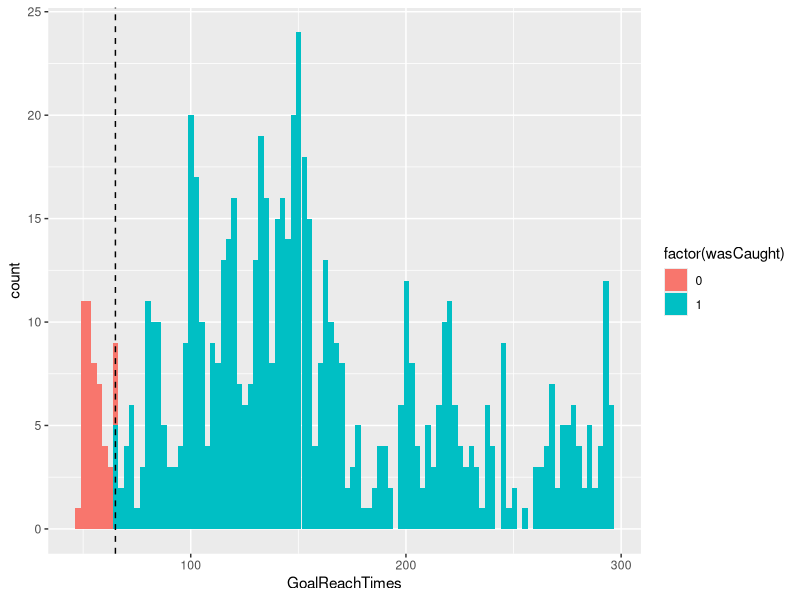
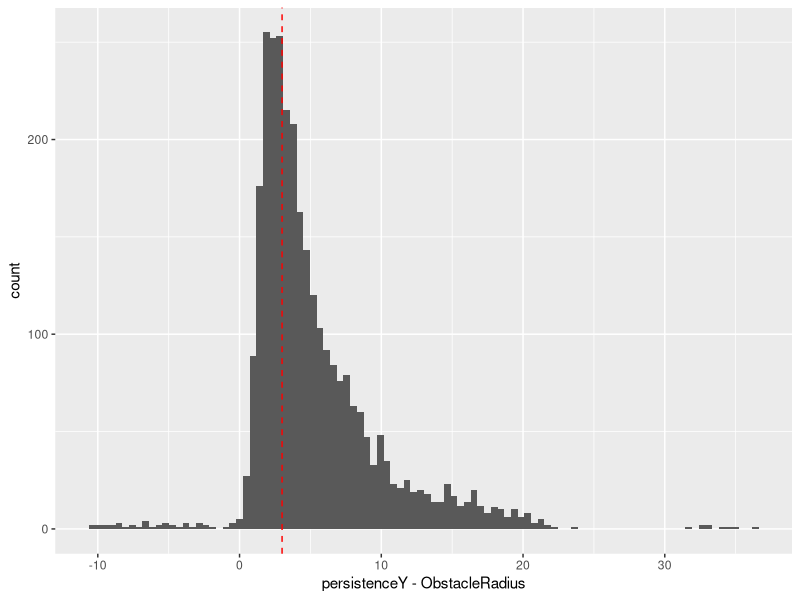
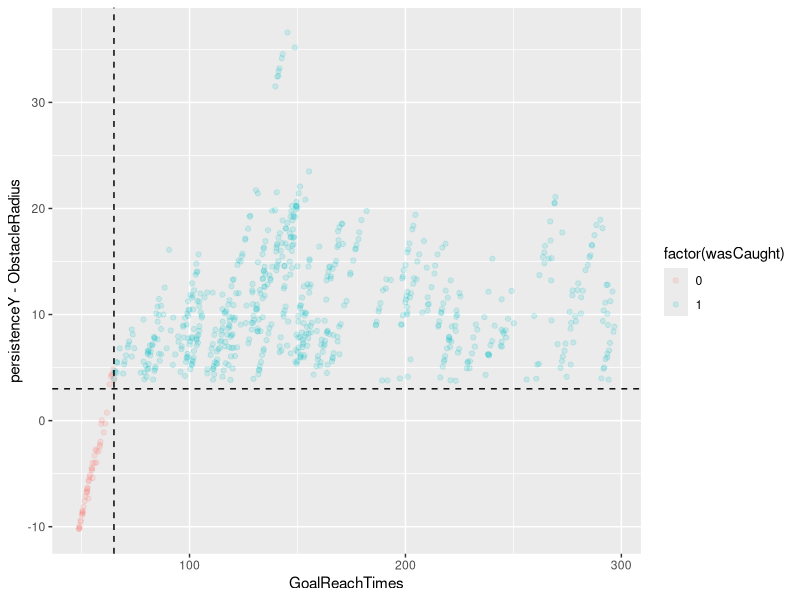
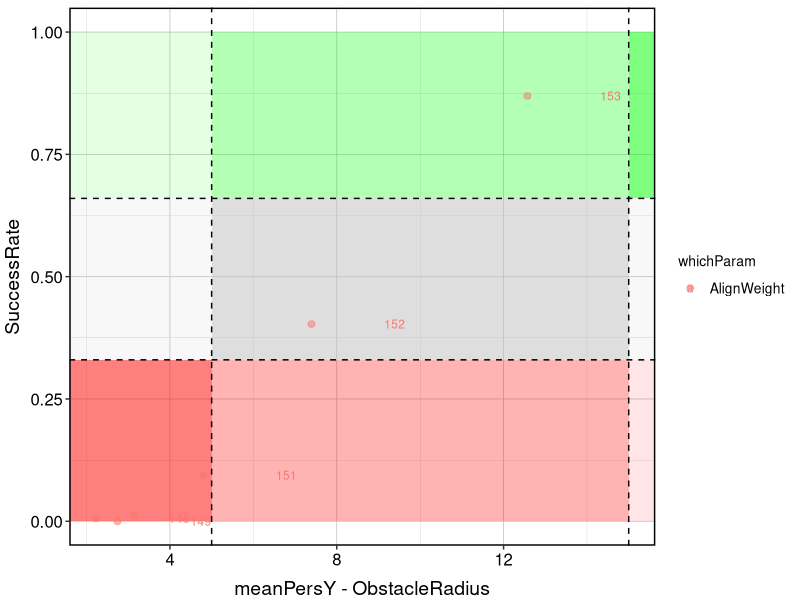
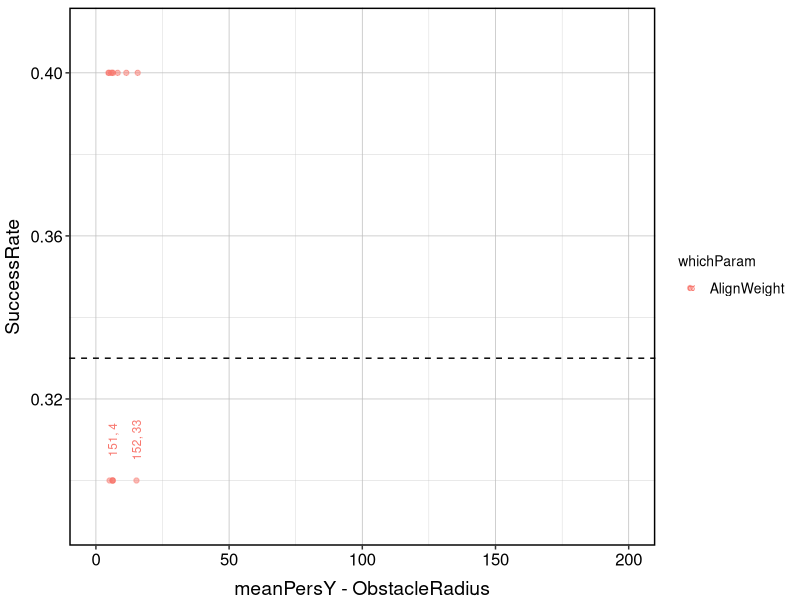
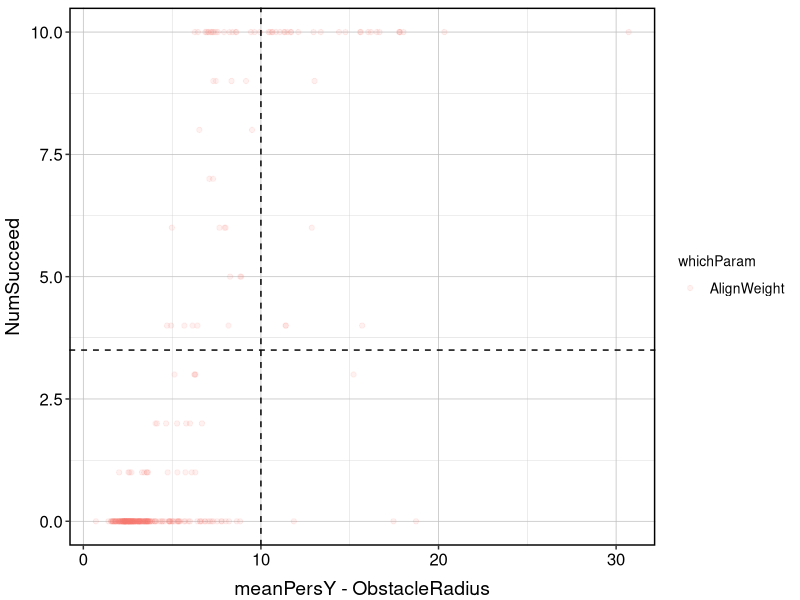
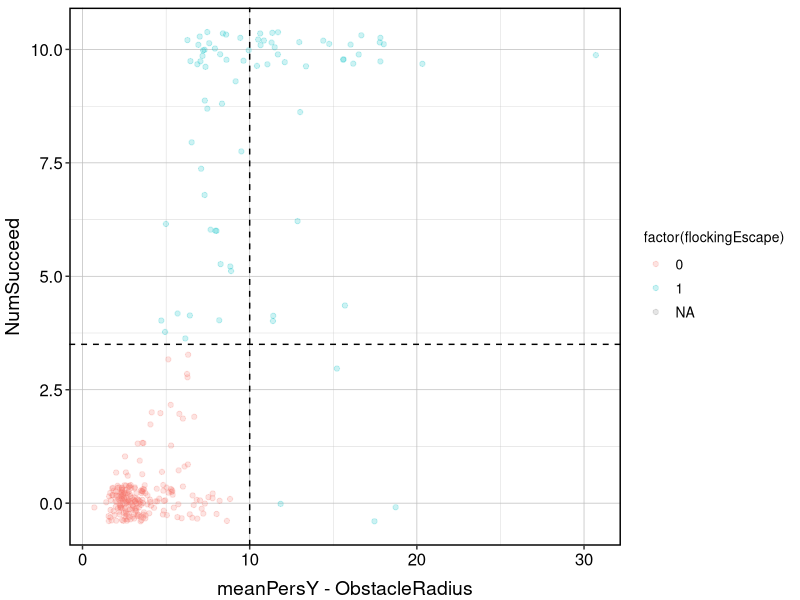

Source code (R) for these figures, in order:
# Exploring initial mini-sweep of parameters
# April 2020

setwd ("C:/Users/Varun/Documents/GitHub/Obstacle-avoiding-agents/results")
library (tidyverse)
library (gridExtra)

figTheme <- theme(panel.background=element_rect(fill="white"), 
                  panel.border=element_rect(colour="black", size=1, fill=NA),
                  axis.text=element_text(colour="black", size=12),
                  axis.title.x=element_text(size=14, vjust = -0.5),
                  axis.title.y=element_text(size=14, vjust = 1.5),
                  strip.text.x = element_text(size = 12),
                  legend.text=element_text(size=10), 
                  legend.title=element_text(size=10), 
                  panel.grid.major = element_line(colour = "grey", size = 0.25),
                  panel.grid.minor = element_line(colour = "grey", size = 0.1))


data <- read.csv ("summaryData20201020.csv")
paramMetaData <- read.csv ("paramMetaData20201020.csv")
goalTimesData <- read.csv ("goalTimesData20201020.csv")

data <- mutate (data, 
                RealSetNum = 
                  gsub("R", "", gsub("/", "", substring(FileName, 76, nchar(as.character(FileName))-8))),
                RealRepNum = 
                  gsub("p", "", gsub("e", "", substring(FileName, 81, nchar(as.character(FileName))-4))))
data$sweepParameter <- rep(NA)
for (i in 1:dim(data)[1]) {
  currSetNum <- as.numeric (data$RealSetNum[i])
  data$sweepParameter[i] <- paste0 (paramMetaData[paramMetaData[ , 2] <= 
                                                    currSetNum &
                                                    paramMetaData[ , 3] >= currSetNum, 1])
}


goalTimesData <- mutate (goalTimesData, 
                         RealSetNum = 
                           gsub("R", "", gsub("/", "", substring(FileName, 131, nchar(as.character(FileName))-8))),
                         RealRepNum = 
                           gsub("p", "", gsub("e", "", substring(FileName, 136, nchar(as.character(FileName))-4))),
                         persistenceY = 20 - minimumYs) %>%
  mutate (., wasCaught = ifelse (is.finite(GoalReachTimes) == FALSE, 1,
                                 ifelse(GoalReachTimes <= 65, 0,
                                        ifelse (persistenceY-ObstacleRadius <= 3, 0, 1))) )

ggplot(goalTimesData, aes(x = GoalReachTimes, fill = factor(wasCaught))) +
  geom_histogram (bins = 100) +
  geom_vline(xintercept = 65, lty = 2, color = "black")

ggplot(goalTimesData, aes(x = persistenceY-ObstacleRadius)) +
  geom_histogram (bins = 100) +
  geom_vline(xintercept = 3, lty = 2, color = "red") 

ggplot(goalTimesData, 
       aes (x = GoalReachTimes, y = persistenceY-ObstacleRadius, 
            color = factor(wasCaught))) +
  geom_point (alpha = 0.15) +
  geom_vline(xintercept = 65, lty = 2, color = "black") +
  geom_hline(yintercept = 3, lty = 2, color = "black") 
# ggplot(goalTimesData, 
#        aes (x = GoalReachTimes, y = persistenceY-ObstacleRadius, 
#             color = factor(wasCaught))) +
#   geom_point (alpha = 0.1) +
#   lims (x = c(50, 100), y = c (0, 7)) +
#   geom_text (aes (label = paste0(RealSetNum,", ", RepNum)),
#              check_overlap = TRUE, nudge_x = 2.5, size = 3) 
# ggplot(filter(goalTimesData, wasCaught == 0), 
#        aes (x = GoalReachTimes, y = persistenceY-ObstacleRadius, 
#             color = factor(wasCaught))) +
#   geom_point (alpha = 0.5) +
#   geom_text (aes (label = paste0(RealSetNum,", ", RepNum)),
#              check_overlap = TRUE, nudge_x = 2.5, size = 3) 
# ggplot(filter(goalTimesData, RealSetNum == 40, RepNum == 31), 
#        aes (x = GoalReachTimes, y = persistenceY-ObstacleRadius, 
#             color = factor(wasCaught))) +
#   geom_point ()


dataMeans <- group_by(data, SetNum) %>%
  summarize (., RealSetNum = RealSetNum[1], RealRepNum = RealRepNum[1],
             Model = Model[1], AgentStepTime = AgentStepTime[1], 
             NumAgents = NumAgents[1], Neighbors = Neighbors[1], 
             FractionInformed = FractionInformed[1], 
             AvoidRadius = AvoidRadius[1], AlignRadius = AlignRadius[1],
             AttractRadius = AttractRadius[1], 
             AlignYIntercept = AlignYIntercept[1], ObstacleRadius = ObstacleRadius[1], 
             ObsVisibility = ObsVisibility[1], TurnRate = TurnRate[1], 
             AvoidWeight = AvoidWeight[1], AlignWeight = AlignWeight[1], 
             AttractWeight = AttractWeight[1], ObstacleWeight = ObstacleWeight[1], 
             MeanGoalTime = mean(MeanGoalTime, na.rm = T), 
             MedianGoalTime = mean(MedianGoalTime, na.rm = T), 
             NumSucceed = mean(NumSucceed, na.rm = T), 
             SuccessRate = mean(SuccessRate, na.rm = T))

persistenceData <- 
  group_by (goalTimesData, RealSetNum, RealRepNum) %>%
  summarize (., RepNum = RepNum[1], Model = Model[1], AgentStepTime = AgentStepTime[1], 
             NumAgents = NumAgents[1], Neighbors = Neighbors[1], 
             FractionInformed = FractionInformed[1], 
             AvoidRadius = AvoidRadius[1], AlignRadius = AlignRadius[1],
             AttractRadius = AttractRadius[1], 
             AlignYIntercept = AlignYIntercept[1], ObstacleRadius = ObstacleRadius[1], 
             ObsVisibility = ObsVisibility[1], TurnRate = TurnRate[1], 
             AvoidWeight = AvoidWeight[1], AlignWeight = AlignWeight[1], 
             AttractWeight = AttractWeight[1], ObstacleWeight = ObstacleWeight[1], 
             numCaught = sum(wasCaught), 
             MeanGoalTime = mean(GoalReachTimes[wasCaught == 1], na.rm = T),
             MedianGoalTime = median(GoalReachTimes[wasCaught == 1], na.rm = T), 
             NumSucceed = sum(maximumYs[wasCaught == 1] >= 25),
             SuccessRate = sum(maximumYs[wasCaught == 1] >= 25)/sum(wasCaught),
             meanPersY = mean(persistenceY[wasCaught == 1]), 
             meanPersX = mean(extremeXs[wasCaught == 1]))

persistenceMeans <- group_by(persistenceData, RealSetNum) %>%
  summarize (., Model = Model[1], AgentStepTime = AgentStepTime[1], 
             NumAgents = NumAgents[1], Neighbors = Neighbors[1], 
             FractionInformed = FractionInformed[1], 
             AvoidRadius = AvoidRadius[1], AlignRadius = AlignRadius[1],
             AttractRadius = AttractRadius[1], 
             AlignYIntercept = AlignYIntercept[1], ObstacleRadius = ObstacleRadius[1], 
             ObsVisibility = ObsVisibility[1], TurnRate = TurnRate[1], 
             AvoidWeight = AvoidWeight[1], AlignWeight = AlignWeight[1], 
             AttractWeight = AttractWeight[1], ObstacleWeight = ObstacleWeight[1], 
             numCaught = mean(numCaught, na.rm = T),
             MeanGoalTime = mean(MeanGoalTime, na.rm = T), 
             MedianGoalTime = mean(MedianGoalTime, na.rm = T), 
             NumSucceed = mean(NumSucceed, na.rm = T), 
             SuccessRate = mean(SuccessRate, na.rm = T),
             meanPersY = mean(meanPersY, na.rm = T), 
             meanPersX = mean(meanPersX, na.rm = T))


# ________________________________________________________________________________
# Some data processing

# Automatically categorizing simulations, where possible

# The agents can no longer go through the obstacle. When obstacle radius is high,
# they still stay low the whole time, so need to account for this. Should do this
# by subtracting the obstacle radius from the mean persistence Y value. 

# The possible outcomes are:
# - One or more agents avoid the obstacle altogether, in which case they would
#   not have moved backwards
# - Agents are stuck in the obstacle. Normally, they would not move backwards
#   and would not succeed. One or two may eke around the edges, if it's just
#   1 or 2 this probably shouldn't count as an escape. 
# - There is a flocking escape. The most convincing versions of which you would
#   see most of the agest move backwards, and most succeed. 

persistenceMeans$whichParam <- rep(NA)

for (i in 1:dim(persistenceMeans)[1]) {
  paramSet <- as.numeric(persistenceMeans$RealSetNum[i])
  # Which parameter was this part of the sweep for?
  tempMetaData <- filter (paramMetaData, firstSet <= paramSet,
                          lastSet >= paramSet)
  persistenceMeans$whichParam[i] <- as.character(tempMetaData$parameter[1])
}
persistenceData$whichParam <- rep(NA)
for (i in 1:dim(persistenceData)[1]) {
  paramSet <- as.numeric(persistenceData$RealSetNum[i])
  # Which parameter was this part of the sweep for?
  tempMetaData <- filter (paramMetaData, firstSet <= paramSet,
                          lastSet >= paramSet)
  persistenceData$whichParam[i] <- as.character(tempMetaData$parameter[1])
}

region1 <- data.frame (xmin=-Inf, xmax=5, ymin=0.66, ymax=1, label = 1)
region2 <- data.frame (xmin=5, xmax=15, ymin=0.66, ymax=1, label = 2)
region3 <- data.frame (xmin=15, xmax=Inf, ymin=0.66, ymax=1, label = 3)
region4 <- data.frame (xmin=-Inf, xmax=5, ymin=0.33, ymax=0.66, label = 4)
region5 <- data.frame (xmin=5, xmax=15, ymin=0.33, ymax=0.66, label = 5)
region6 <- data.frame (xmin=15, xmax=Inf, ymin=0.33, ymax=0.66, label = 6)
region7 <- data.frame (xmin=-Inf, xmax=5, ymin=0, ymax=0.33, label = 7)
region8 <- data.frame (xmin=5, xmax=15, ymin=0, ymax=0.33, label = 8)
region9 <- data.frame (xmin=15, xmax=Inf, ymin=0, ymax=0.33, label = 9)
regions <- rbind (region1, region2, region3,
                  region4, region5, region6,
                  region7, region8, region9)


ggplot (persistenceMeans, aes (x = meanPersY-ObstacleRadius, y = SuccessRate, color = whichParam)) +
  geom_rect (data = regions, aes (xmin = xmin, xmax = xmax, ymin = ymin, ymax = ymax,
                                  fill = factor(label), alpha = factor(label)), inherit.aes = FALSE) +
  geom_point(size = 2, alpha = 0.5) +
  geom_vline(xintercept = c(5,15), lty = 2) +
  geom_hline(yintercept = c(0.33,0.66), lty = 2) +
  geom_text (aes (label = RealSetNum), 
             check_overlap = TRUE, nudge_x = 2, size = 3) +
  scale_fill_manual (values = c("green", "green", "green", "gray", "gray", "gray", 
                                "red", "red", "red"), guide = "none") +
  scale_alpha_manual (values = c(0.1, 0.3, 0.5, 0.1, 0.5, 0.1, 0.5, 0.3, 0.1), guide = "none") +
  figTheme

ggplot (persistenceData, aes (x = meanPersY-ObstacleRadius, y = SuccessRate, color = whichParam)) +
  # geom_rect (data = regions, aes (xmin = xmin, xmax = xmax, ymin = ymin, ymax = ymax,
  #                                 fill = factor(label), alpha = factor(label)), inherit.aes = FALSE) +
  geom_point(alpha = 0.5) +
  # geom_vline(xintercept = c(5,15), lty = 2) +
  geom_hline(yintercept = c(0.33,0.66), lty = 2) +
  geom_text (aes (label = paste0(RealSetNum, ", ", RepNum)),
             check_overlap = TRUE, size = 3, nudge_y = 0.01, angle = 90) +
  # scale_fill_manual (values = c("green", "green", "green", "gray", "gray", "gray", 
  #                               "red", "red", "red"), guide = "none") +
  # scale_alpha_manual (values = c(0.1, 0.3, 0.5, 0.1, 0.5, 0.1, 0.5, 0.3, 0.1), guide = "none") +
  lims (x = c (0, 200), y = c (0.29, 0.41)) +
  figTheme 
ggplot (persistenceData, aes (x = meanPersY-ObstacleRadius, y = NumSucceed, color = whichParam)) +
  geom_point(alpha = 0.1) +
  geom_hline(yintercept = c(3.5), lty = 2) +
  geom_vline(xintercept = c(10), lty = 2) +
  # geom_text (aes (label = paste0(RealSetNum, ", ", RepNum)),
  #            check_overlap = TRUE, size = 3, nudge_y = 0.01, angle = 90) +
  # lims (x = c (0, 20), y = c (2.9, 4.1)) +
  figTheme 

# For a particular simulation, we will use the # that succeeded 
# (having been caught) and the mean backwards movement to classify. 
# If at least 4 succeed, it is a flocking escape. 
# If fewer than 4 succeed, but the backwards movement is more than 
# 10, it's also a flocking escape.

# Note, this approach is somewhat conservative, in the sense
# that it errs on the side of not counting something as a flocking
# escape. It does, however, count it as a flocking escape if they
# have a large curvature and don't actually bend around to goal. 

# How many will need manual checking with these rules?
persCut <- 10
successCut <- 4

persistenceData <- 
  mutate (persistenceData, flockingEscape = 
            ifelse (NumSucceed >= successCut, 1, 
                    ifelse (meanPersY - ObstacleRadius >= persCut, 1, 0)))

ggplot (persistenceData, aes (x = meanPersY-ObstacleRadius, y = NumSucceed, 
                              color = factor(flockingEscape))) +
  geom_jitter(alpha = 0.2) +
  geom_hline(yintercept = c(3.5), lty = 2) +
  geom_vline(xintercept = c(10), lty = 2) +
  # geom_text (aes (label = paste0(RealSetNum, ", ", RepNum)),
  #            check_overlap = TRUE, size = 3, nudge_y = 0.01, angle = 90) +
  # lims (x = c (0, 20), y = c (2.9, 4.1)) +
  figTheme 

# write.table (persistenceData,
#              file = paste0 ("data20200812/processedDataWorking.csv"),
#              col.names=TRUE, row.names=FALSE,sep=",")